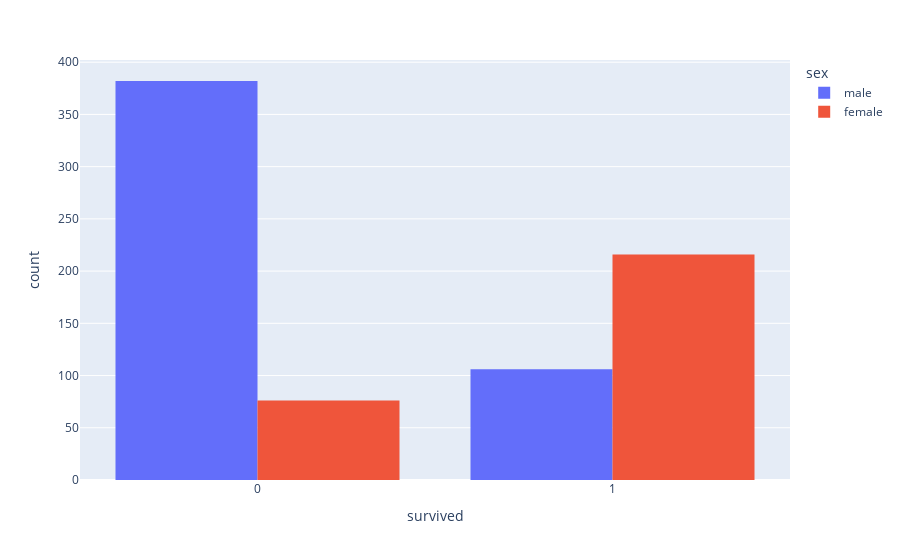

The notebook cell this image was saved under:
### Markdown cell above
Survived Counts

### Code cell
import plotly.express as px

# Assuming you've loaded the penguins dataset into a DataFrame named df

fig = px.histogram(df, x='survived', color='sex')
fig.update_layout(barmode='group')  # Adjusts the layout to group bars for each sex

fig.show()

### Figure 1 — Plotly figure (JSON) as saved in the notebook; plotly's stock layout.template omitted (floating-point values rounded to 4 significant figures; data arrays with more than 128 entries replaced by an {"elided": "..."} marker saying what was removed)
{"data": [{"alignmentgroup": "True", "bingroup": "x", "hovertemplate": "sex=male<br>survived=%{x}<br>count=%{y}<extra></extra>", "legendgroup": "male", "marker": {"color": "#636efa", "pattern": {"shape": ""}}, "name": "male", "offsetgroup": "male", "orientation": "v", "showlegend": true, "type": "histogram", "x": {"elided": "488 int values"}, "xaxis": "x", "yaxis": "y"}, {"alignmentgroup": "True", "bingroup": "x", "hovertemplate": "sex=female<br>survived=%{x}<br>count=%{y}<extra></extra>", "legendgroup": "female", "marker": {"color": "#EF553B", "pattern": {"shape": ""}}, "name": "female", "offsetgroup": "female", "orientation": "v", "showlegend": true, "type": "histogram", "x": {"elided": "292 int values"}, "xaxis": "x", "yaxis": "y"}], "layout": {"barmode": "group", "legend": {"title": {"text": "sex"}, "tracegroupgap": 0}, "margin": {"t": 60}, "xaxis": {"anchor": "y", "domain": [0, 1], "title": {"text": "survived"}}, "yaxis": {"anchor": "x", "domain": [0, 1], "title": {"text": "count"}}}}
